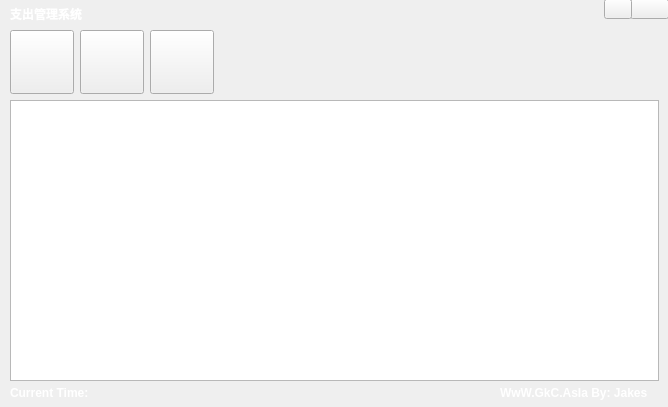
<?xml version="1.0" encoding="UTF-8"?>
<ui version="4.0">
 <class>MainWindow</class>
 <widget class="QMainWindow" name="MainWindow">
  <property name="geometry">
   <rect>
    <x>0</x>
    <y>0</y>
    <width>668</width>
    <height>407</height>
   </rect>
  </property>
  <property name="windowTitle">
   <string>Pay-Manager</string>
  </property>
  <property name="toolTip">
   <string>Add new</string>
  </property>
  <widget class="QWidget" name="centralWidget">
   <widget class="QLabel" name="titleLabel">
    <property name="geometry">
     <rect>
      <x>10</x>
      <y>5</y>
      <width>331</width>
      <height>16</height>
     </rect>
    </property>
    <property name="text">
     <string>&lt;html&gt;&lt;head/&gt;&lt;body&gt;&lt;p&gt;&lt;span style=&quot; font-weight:600; color:#ffffff;&quot;&gt;支出管理系统&lt;/span&gt;&lt;/p&gt;&lt;/body&gt;&lt;/html&gt;</string>
    </property>
   </widget>
   <widget class="QPushButton" name="exitButton">
    <property name="geometry">
     <rect>
      <x>630</x>
      <y>-1</y>
      <width>39</width>
      <height>20</height>
     </rect>
    </property>
    <property name="text">
     <string/>
    </property>
   </widget>
   <widget class="QPushButton" name="smallButton">
    <property name="geometry">
     <rect>
      <x>604</x>
      <y>-1</y>
      <width>28</width>
      <height>20</height>
     </rect>
    </property>
    <property name="text">
     <string/>
    </property>
   </widget>
   <widget class="QListCtrl" name="qListCtrl">
    <property name="geometry">
     <rect>
      <x>10</x>
      <y>100</y>
      <width>649</width>
      <height>281</height>
     </rect>
    </property>
   </widget>
   <widget class="QLabel" name="label">
    <property name="geometry">
     <rect>
      <x>10</x>
      <y>385</y>
      <width>91</width>
      <height>16</height>
     </rect>
    </property>
    <property name="text">
     <string>&lt;html&gt;&lt;head/&gt;&lt;body&gt;&lt;p&gt;&lt;span style=&quot; font-weight:600; color:#ffffff;&quot;&gt;Current Time:&lt;/span&gt;&lt;/p&gt;&lt;/body&gt;&lt;/html&gt;</string>
    </property>
   </widget>
   <widget class="QLabel" name="CTime_Label">
    <property name="geometry">
     <rect>
      <x>105</x>
      <y>387</y>
      <width>221</width>
      <height>16</height>
     </rect>
    </property>
    <property name="styleSheet">
     <string notr="true">font-weight:600;
color:#FFF;</string>
    </property>
    <property name="text">
     <string/>
    </property>
   </widget>
   <widget class="QLabel" name="label_2">
    <property name="geometry">
     <rect>
      <x>500</x>
      <y>385</y>
      <width>161</width>
      <height>16</height>
     </rect>
    </property>
    <property name="text">
     <string>&lt;html&gt;&lt;head/&gt;&lt;body&gt;&lt;p&gt;&lt;span style=&quot; font-weight:600; color:#ffffff;&quot;&gt;WwW.GkC.AsIa By: Jakes&lt;/span&gt;&lt;/p&gt;&lt;/body&gt;&lt;/html&gt;</string>
    </property>
   </widget>
   <widget class="QPushButton" name="addBtn">
    <property name="geometry">
     <rect>
      <x>10</x>
      <y>30</y>
      <width>64</width>
      <height>64</height>
     </rect>
    </property>
    <property name="statusTip">
     <string>Add new</string>
    </property>
    <property name="whatsThis">
     <string>Add new</string>
    </property>
    <property name="text">
     <string/>
    </property>
   </widget>
   <widget class="QPushButton" name="editBtn">
    <property name="geometry">
     <rect>
      <x>80</x>
      <y>30</y>
      <width>64</width>
      <height>64</height>
     </rect>
    </property>
    <property name="toolTip">
     <string>Edit exist</string>
    </property>
    <property name="text">
     <string/>
    </property>
   </widget>
   <widget class="QPushButton" name="delBtn">
    <property name="geometry">
     <rect>
      <x>150</x>
      <y>30</y>
      <width>64</width>
      <height>64</height>
     </rect>
    </property>
    <property name="toolTip">
     <string>Delete</string>
    </property>
    <property name="text">
     <string/>
    </property>
   </widget>
  </widget>
 </widget>
 <layoutdefault spacing="6" margin="11"/>
 <customwidgets>
  <customwidget>
   <class>QListCtrl</class>
   <extends>QTableView</extends>
   <header>qlistctrl.h</header>
  </customwidget>
 </customwidgets>
 <resources/>
 <connections>
  <connection>
   <sender>exitButton</sender>
   <signal>clicked()</signal>
   <receiver>MainWindow</receiver>
   <slot>close()</slot>
   <hints>
    <hint type="sourcelabel">
     <x>646</x>
     <y>13</y>
    </hint>
    <hint type="destinationlabel">
     <x>667</x>
     <y>50</y>
    </hint>
   </hints>
  </connection>
  <connection>
   <sender>smallButton</sender>
   <signal>clicked()</signal>
   <receiver>MainWindow</receiver>
   <slot>showMinimized()</slot>
   <hints>
    <hint type="sourcelabel">
     <x>611</x>
     <y>14</y>
    </hint>
    <hint type="destinationlabel">
     <x>667</x>
     <y>49</y>
    </hint>
   </hints>
  </connection>
  <connection>
   <sender>addBtn</sender>
   <signal>clicked()</signal>
   <receiver>MainWindow</receiver>
   <slot>addNew()</slot>
   <hints>
    <hint type="sourcelabel">
     <x>59</x>
     <y>71</y>
    </hint>
    <hint type="destinationlabel">
     <x>0</x>
     <y>64</y>
    </hint>
   </hints>
  </connection>
  <connection>
   <sender>editBtn</sender>
   <signal>clicked()</signal>
   <receiver>MainWindow</receiver>
   <slot>edit()</slot>
   <hints>
    <hint type="sourcelabel">
     <x>118</x>
     <y>66</y>
    </hint>
    <hint type="destinationlabel">
     <x>137</x>
     <y>23</y>
    </hint>
   </hints>
  </connection>
 </connections>
 <slots>
  <slot>addNew()</slot>
  <slot>edit()</slot>
 </slots>
</ui>
